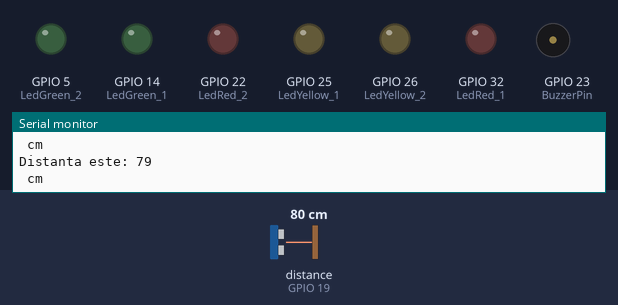
Bench run of a sketch on a simulated ESP32. Parts: output pins drawn as LEDs (lit = HIGH), buzzer (waves = sounding, pin HIGH), the last lines printed to the serial monitor. Wiring (inferred from the names in the program): ultrasonic range finder: trigger GPIO 21; echo GPIO 19. The inputs (shaded band) are chosen by the test bench; at power-on: distance to the obstacle (sensor on GPIO 19) 80 cm. The echo pulse lasts 58.3 µs per cm; pins used as bus, display or sensor lines are not drawn.

Above: at 1.2 s.
1.3 s: distance to the obstacle (sensor on GPIO 19) set to 65 cm
2.8 s: distance to the obstacle (sensor on GPIO 19) set to 58 cm
At 3.2 s:
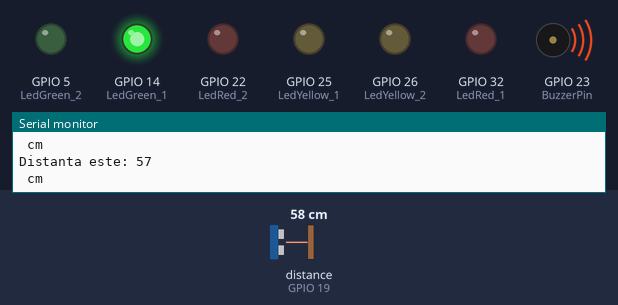
5.8 s: distance to the obstacle (sensor on GPIO 19) set to 54 cm
8.8 s: distance to the obstacle (sensor on GPIO 19) set to 47 cm
At 9.3 s:
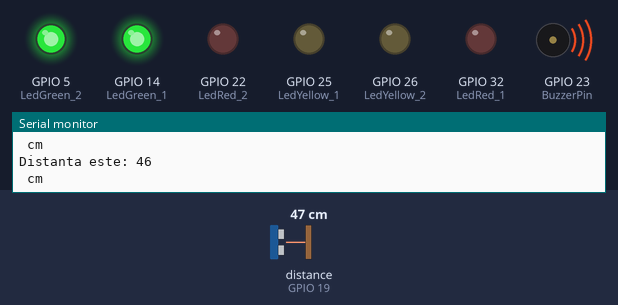
11.8 s: distance to the obstacle (sensor on GPIO 19) set to 38 cm
At 12.4 s:
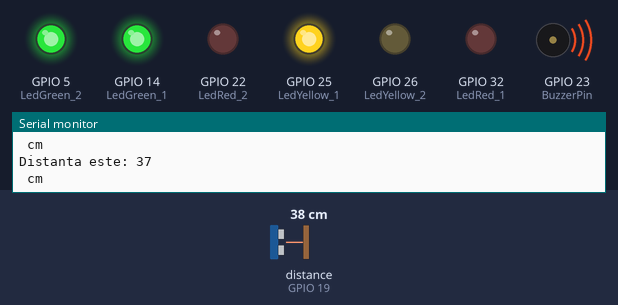
14.8 s: distance to the obstacle (sensor on GPIO 19) set to 60 cm
At 15.4 s:
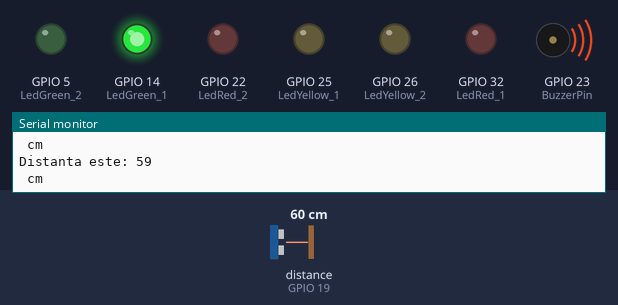
Timing chart, 0 to 18.8 s (numbered marks = the images above; inputs shaded):
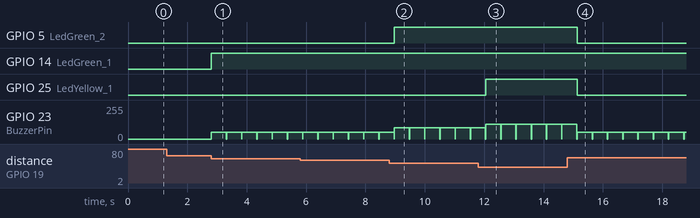

Measured:
- the behaviour switches between 62 and 61 cm on distance to the obstacle (sensor on GPIO 19) (found by bisection; images 0 and 1)
- the behaviour switches between 52 and 51 cm on distance to the obstacle (sensor on GPIO 19) (found by bisection; images 1 and 2)
- the behaviour switches between 42 and 41 cm on distance to the obstacle (sensor on GPIO 19) (found by bisection; images 2 and 3)
- after the input at 2.8 s, GPIO 14 (LedGreen_1): LOW → HIGH at once; GPIO 23 (BuzzerPin): alternates 50/255 for 0.50 s and 0/255 for 0.01 s, starting at once
- after the input at 8.8 s, GPIO 5 (LedGreen_2): LOW → HIGH after 0.18 s
- after the input at 11.8 s, GPIO 25 (LedYellow_1): LOW → HIGH after 0.26 s
- after the input at 14.8 s, GPIO 5 (LedGreen_2), GPIO 25 (LedYellow_1): HIGH → LOW after 0.34 s

The sketch:

COD-ESP32.ino
```cpp
#include <Arduino.h>

const int TrigPin=21;
const int EchoPin=19;

const int BuzzerPin=23;

const int LedGreen_1=14;
const int LedGreen_2=5;
const int LedYellow_1=25;
const int LedYellow_2=26;
const int LedRed_1=32;
const int LedRed_2=22;

const int Distanta_1=60;
const int Distanta_2=50;
const int Distanta_3=40;
const int Distanta_4=30;
const int Distanta_5=20;
const int Distanta_6=10;

const long Interval = 10;

void setup(){
pinMode(LedRed_1, OUTPUT);
pinMode(LedRed_2, OUTPUT);
pinMode(LedYellow_1, OUTPUT);
pinMode(LedYellow_2, OUTPUT);
pinMode(LedGreen_1, OUTPUT);
pinMode(LedGreen_2, OUTPUT);
pinMode(BuzzerPin, OUTPUT);
pinMode(TrigPin, OUTPUT);
pinMode(EchoPin, INPUT);

Serial.begin(115200);

}

void loop(){

 digitalWrite(TrigPin, LOW);
 delayMicroseconds(2);
 digitalWrite(TrigPin, HIGH);
 delayMicroseconds(10);
 digitalWrite(TrigPin, LOW);

 long durata = pulseIn(EchoPin, HIGH);

 int distanta = durata * 0.034/2;

 if(distanta > 400){
   Serial.println("Obiect in afara razei de detectie");
   distanta = -1;
   }


 if(distanta != -1){

  Serial.print("Distanta este: ");
  Serial.println(distanta);
  Serial.println(" cm");

 if(distanta <= Distanta_6){
   digitalWrite(LedRed_1, HIGH);
   digitalWrite(LedRed_2, HIGH);
   digitalWrite(LedYellow_1, HIGH);
   digitalWrite(LedYellow_2, HIGH);
   digitalWrite(LedGreen_1, HIGH);
   digitalWrite(LedGreen_2, HIGH);
   analogWrite(BuzzerPin, 255);


  } else if(distanta <= Distanta_5){
   digitalWrite(LedRed_1, HIGH);
   digitalWrite(LedRed_2, LOW);
   digitalWrite(LedYellow_1, HIGH);
   digitalWrite(LedYellow_2, HIGH);
   digitalWrite(LedGreen_1, HIGH);
   digitalWrite(LedGreen_2, HIGH);
   analogWrite(BuzzerPin, 200);


  } else if (distanta <= Distanta_4){
   digitalWrite(LedRed_1, LOW);
   digitalWrite(LedRed_2, LOW);
   digitalWrite(LedYellow_1, HIGH);
   digitalWrite(LedYellow_2, HIGH);
   digitalWrite(LedGreen_1, HIGH);
   digitalWrite(LedGreen_2, HIGH);
   analogWrite(BuzzerPin, 170);
   delay(500);
   analogWrite(BuzzerPin, LOW);

  } else if(distanta <= Distanta_3){
   digitalWrite(LedRed_1, LOW);
   digitalWrite(LedRed_2, LOW);
   digitalWrite(LedYellow_1, HIGH);
   digitalWrite(LedYellow_2, LOW);
   digitalWrite(LedGreen_1, HIGH);
   digitalWrite(LedGreen_2, HIGH);
   analogWrite(BuzzerPin, 110);
   delay(500);
   analogWrite(BuzzerPin, LOW);

  } else if (distanta <= Distanta_2){
   digitalWrite(LedRed_1, LOW);
   digitalWrite(LedRed_2, LOW);
   digitalWrite(LedYellow_1, LOW);
   digitalWrite(LedYellow_2, LOW);
   digitalWrite(LedGreen_1, HIGH);
   digitalWrite(LedGreen_2, HIGH);
   analogWrite(BuzzerPin, 85);
   delay(500);
   analogWrite(BuzzerPin, LOW);

  } else if (distanta <= Distanta_1){
   digitalWrite(LedRed_1, LOW);
   digitalWrite(LedRed_2, LOW);
   digitalWrite(LedYellow_1, LOW);
   digitalWrite(LedYellow_2, LOW);
   digitalWrite(LedGreen_1, HIGH);
   digitalWrite(LedGreen_2, LOW);
   analogWrite(BuzzerPin, 50);
   delay(500);
   analogWrite(BuzzerPin, LOW);
 } else {
   digitalWrite(LedRed_1, LOW);
   digitalWrite(LedRed_2, LOW);
   digitalWrite(LedYellow_1, LOW);
   digitalWrite(LedYellow_2, LOW);
   digitalWrite(LedGreen_1, LOW);
   digitalWrite(LedGreen_2, LOW);
   analogWrite(BuzzerPin, 0);
 }
 }
 delay(Interval);

}
```
